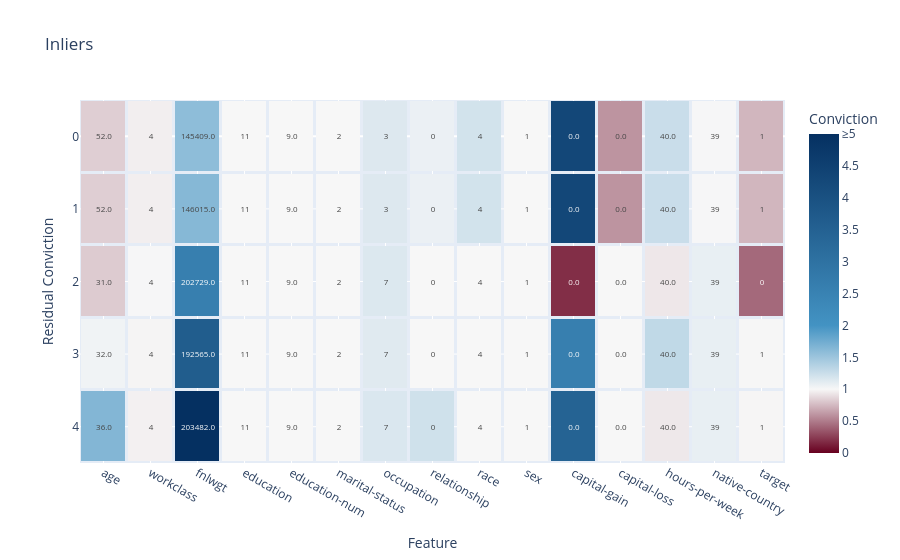

Source (notebook cell):
### Code cell
fig = plot_anomalies(inliers, case_feature_residual_convictions, title="Inliers", yaxis_title="Residual Conviction")
fig.show(width=1500, height=750)

### Figure 1 — Plotly figure (JSON) as saved in the notebook; plotly's stock layout.template omitted (floating-point values rounded to 4 significant figures)
{"data": [{"coloraxis": "coloraxis", "hovertemplate": "Conviction=%{z}", "name": "Outliers", "text": [["52.0", "4", "145409.0", "11", "9.0", "2", "3", "0", "4", "1", "0.0", "0.0", "40.0", "39", "1", "0.1438362833031815", "428", "d9537c09-61bd-4944-ab6c-6d0983887ac9", "0.5377451592916453", "inlier"], ["52.0", "4", "146015.0", "11", "9.0", "2", "3", "0", "4", "1", "0.0", "0.0", "40.0", "39", "1", "0.14425359184027015", "596", "d9537c09-61bd-4944-ab6c-6d0983887ac9", "0.5408958593184982", "inlier"], ["31.0", "4", "202729.0", "11", "9.0", "2", "7", "0", "4", "1", "0.0", "0.0", "40.0", "39", "0", "0.20694522038320232", "399", "d9537c09-61bd-4944-ab6c-6d0983887ac9", "1.0880135079328976", "inlier"], ["32.0", "4", "192565.0", "11", "9.0", "2", "7", "0", "4", "1", "0.0", "0.0", "40.0", "39", "1", "0.21659364312108656", "701", "d9537c09-61bd-4944-ab6c-6d0983887ac9", "1.2447679744190596", "inlier"], ["36.0", "4", "203482.0", "11", "9.0", "2", "7", "0", "4", "1", "0.0", "0.0", "40.0", "39", "1", "0.24644229847487972", "684", "d9537c09-61bd-4944-ab6c-6d0983887ac9", "1.5600182457212426", "inlier"]], "texttemplate": "%{text}", "type": "heatmap", "x": ["age", "workclass", "fnlwgt", "education", "education-num", "marital-status", "occupation", "relationship", "race", "sex", "capital-gain", "capital-loss", "hours-per-week", "native-country", "target"], "xgap": 3, "y": [0, 1, 2, 3, 4], "ygap": 3, "z": [[0.8344, 0.9637, 1.584, 1.0, 1.0, 1.0, 1.146, 1.066, 1.205, 1.0, 4.309, 0.5994, 1.256, 1.006, 0.7378], [0.8344, 0.9639, 1.627, 1.0, 1.0, 1.0, 1.146, 1.066, 1.204, 1.0, 4.309, 0.5994, 1.256, 1.006, 0.7378], [0.8203, 1.008, 2.604, 1.0, 1.0, 1.0, 1.151, 1.0, 1.0, 1.0, 0.1856, 1.0, 0.9351, 1.084, 0.4269], [1.039, 0.9868, 3.644, 1.0, 1.0, 1.0, 1.129, 1.002, 1.0, 1.0, 2.602, 1.0, 1.304, 1.084, 0.995], [1.646, 0.9722, 5.656, 1.0, 1.0, 1.0, 1.162, 1.224, 1.0, 1.0, 3.465, 1.0, 0.9404, 1.084, 0.9915]]}], "layout": {"coloraxis": {"cmax": 5, "cmin": 0, "colorbar": {"ticktext": ["0", "0.5", "1", "1.5", "2", "2.5", "3", "3.5", "4", "4.5", "≥5"], "tickvals": [0, 0.5, 1, 1.5, 2, 2.5, 3, 3.5, 4, 4.5, 5], "title": {"text": "Conviction"}}, "colorscale": [[0, "rgb(103,0,31)"], [0.2, "rgb(247, 247, 247)"], [0.4, "rgb(67,147,195)"], [1, "rgb(5,48,97)"]]}, "title": {"text": "Inliers"}, "xaxis": {"anchor": "y", "domain": [0, 1], "title": {"text": "Feature"}}, "yaxis": {"anchor": "x", "autorange": "reversed", "domain": [0, 1], "title": {"text": "Residual Conviction"}}}}
